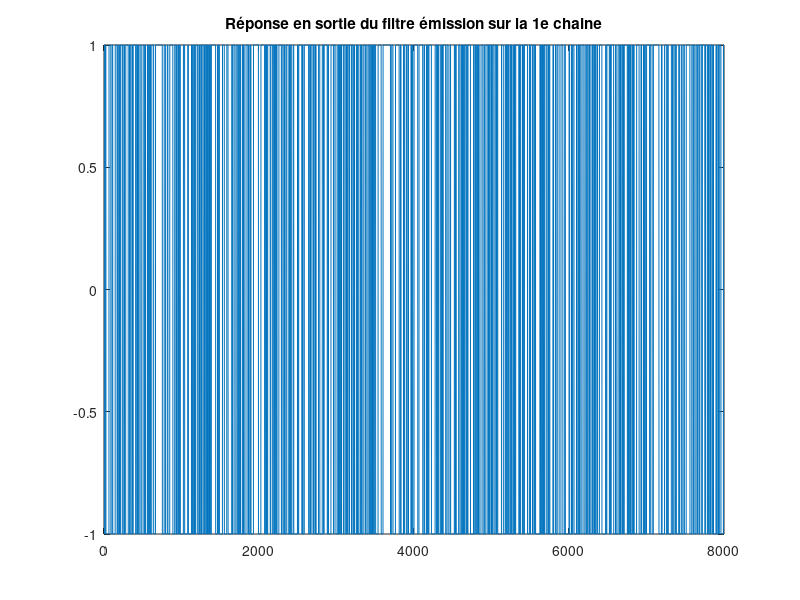

Write the MATLAB code that produced this figure. (Note: this script raises an error after producing the figure.)
clear
close all

Fe = 24000;  % fréquence d'échantillonnage
Rb = 3000;   % débit binaire 
Tb = 1/Rb;
Nb = 1000;
Te = 1/Fe;
fc = 4000;  % (BW)
N = 101;
bits = randi([0,1],1,Nb);  % Génération de Nb bits

% on utilisera les mêmes valeurs de Ts et Ns au cours du TP

Ts = Tb;     % durée entre symboles
Ns = Fe*Ts;  % nb d'échantillons utilisés par symbole


% réponse impulsionnelle d'un filtre passe-bas

hc = (2*fc/Fe)*sinc(2*fc*(-(N-1)*Te/2 :Te: (N-1)*Te/2));
Hc = abs(fft(hc));
Frequences = 1/Te*(1:length(Hc));


%% Filtres d'émission


% 1ère chaine de transmission

x1 = bits*2 - 1;

% réponse impulsionnelle
h1 = ones(1,Ns);
somme1 = kron(x1,[1 zeros(1,Ns-1)]);

NRZ1 = filter(h1,1,somme1);
figure(1);
plot(NRZ1);
title('Réponse en sortie du filtre émission sur la 1e chaine');


% 2ème chaine de transmission

alpha = 0.5;
x2 = bits*2 - 1;

% réponse impulsionnelle
h2 = rcosdesign(alpha,8,Ns);
somme2 = kron(x2,[1 zeros(1,Ns-1)]);

NRZ2 = filter(h2,1,[somme2 zeros(1,8*Ns)]);
figure(2);
plot(NRZ2);
title('Réponse en sortie du filtre émission sur la 2e chaine');


%% Filtres de réception

% 1ère chaine de transmission

x1 = bits*2 - 1;

% réponse impulsionnelle
hr1 = h1;

yc1 = filter(hc,1, [NRZ1 zeros(1,(N-1)/2)]);
zr1 = filter(hr1,1,yc1((N-1)/2+1:end));     % zeros(1,(N-1)/2) => yc1((N-1)/2+1:end) pour centrer le diagramme de l'oeil
figure(3);
plot(zr1);
title('Réponse en sortie du filtre de réception sur la 1e chaine');


% 2ème chaine de transmission

alpha = 0.5;
x2 = bits*2 - 1;

% réponse impulsionnelle
hr2 = h2;

yc2 = filter(hc,1,[NRZ2 zeros(1,(N-1)/2)]);
zr2 = filter(hr2,1,yc2((N-1)/2+1:end));
figure(4);
plot(zr2);
title('Réponse en sortie du filtre de réception sur la 2e chaine');



%% Echantillonnage

% Calcul de g1 et g2, fonctions de convolution
g1 = conv(h1,hr1);
g2 = conv(h2,hr2);

figure(5);
plot(g1);
title('Réponse impulsionnelle globale de la 1e chaine de transmission');

figure(6);
plot(g2);
title('Réponse impulsionnelle globale de la 2e chaine de transmission');



figure(7);
plot(Frequences,abs(fftshift(fft(g1,N))),Frequences,100*fftshift(Hc));
title("|Hc(f)|(orange) et |H(f)Hr(f)|(bleu) pour la chaine 1");
xlabel('Fréquences(Hz)');
ylabel('fft');

figure(8);
plot(Frequences,abs(fftshift(fft(g2,N))),Frequences,10*fftshift(Hc));
title("|Hc(f)|(orange) et |H(f)Hr(f)|(bleu) pour la chaine 2");
xlabel('Fréquences(Hz)');
ylabel('fft');

% pour les figures 7 et 8 on a centré chacune des courbes obtenues avec
% "fftshift" et on a ajusté la taille des portes


t0_1 = Ts;
n0_1 = t0_1/Te;
t0_2 = Te;
n0_2 = 1;   % = t0_2/Te


% tracés des diagrammes de l'oeil

% (une ligne apparait en plus, elle correspond au premier bit émis)

figure(9);
plot(reshape(zr1,Ns,length(zr1)/Ns));
title("Diagramme de l'oeil en sortie du filtre de la 1e chaine de transmission");

figure(10);
plot(reshape(zr2,Ns,length(zr2)/Ns));
title("Diagramme de l'oeil en sortie du filtre de la 2e chaine de transmission");


% signaux échantillonnés
z1_ech = zr1(1,(n0_1:Ns:end));
z2_ech = zr2(1,(Ns*8+n0_2:Ns:end));


%% Decision

d1 = sign(z1_ech);
d2 = sign(z2_ech);


%% Demapping

z_res_1 = (d1 + 1)/2;
z_res_2 = (d2 + 1)/2;


% calcul des taux d'erreur binaire
nb_bits_errones_1 = length(find(z_res_1-bits ~= 0));
nb_bits_errones_2 = length(find(z_res_2-bits ~= 0));
nb_bits_totaux = length(bits);

tx_erreur_binaire_1 = nb_bits_errones_1/nb_bits_totaux;
tx_erreur_binaire_2 = nb_bits_errones_2/nb_bits_totaux;



